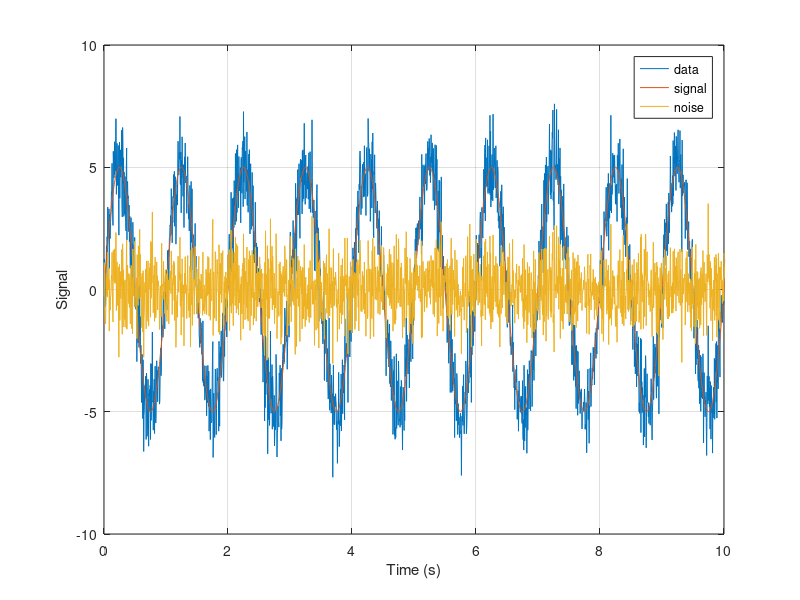
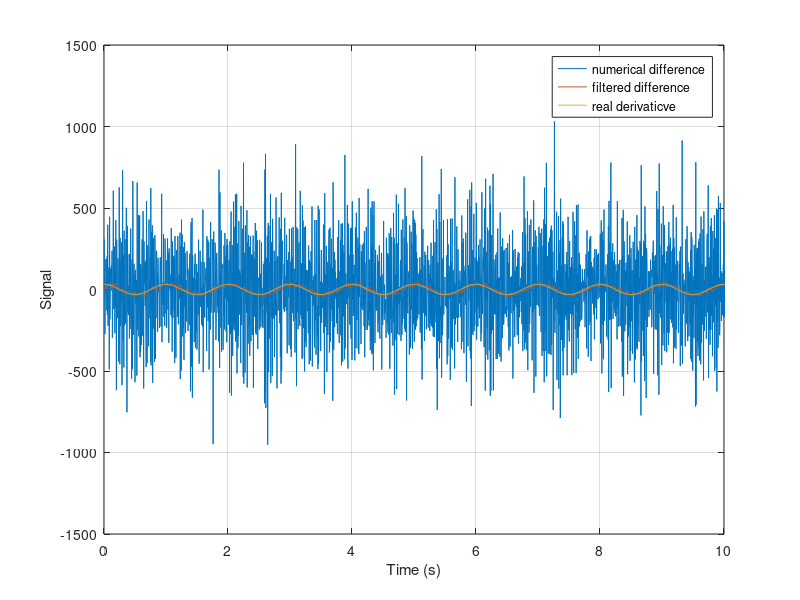

Write the MATLAB code that produced these figures, in order. (Note: this script raises an error after producing the figures.)
% Compare properties of differentiators:
%   1. numerical difference;
%   2. analog differentiators:
%      2.1 use one low-pass filter;
%      2.2 use two low-pass filters;
%   3. tracking differentiator

% XiaoCY 2021-05-18

%% signal
clear;clc


fs = 200;
T = 100;
Ts = 1/fs;

t = (0:Ts:T)';
x0 = 5*sin(2*pi*t);
y0 = 10*pi*cos(2*pi*t);
xn = randn(size(x0))*sqrt(0.01*fs/2);
x = x0+xn;

figure
plot(t,x,'DisplayName','data')
hold on
grid on
plot(t,x0,'DisplayName','signal')
plot(t,xn,'DisplayName','noise')
legend
xlabel('Time (s)')
ylabel('Signal')
xlim([0 10])

%% numerical difference
y1 = diff(x)/Ts;
t1 = t(2:end);

[b,a] = butter(2,5/(fs/2));
y1f = filter(b,a,y1);

figure
plot(t1,y1,'DisplayName','numerical difference')
hold on
grid on
plot(t1,y1f,'DisplayName','filtered difference')
plot(t,y0,'DisplayName','real derivaticve')
legend
xlabel('Time (s)')
ylabel('Signal')
xlim([0 10])

figure
iLPSD(x,fs)
hold on
iLPSD([y1 y1f],fs)
legend('original data','numerical difference','filtered difference',...
    'location','northwest')
ylabel('PSD')
ylim([1e-3 1e2])

%% analog differentiator (given by numerical simulation)
T1 = 5*Ts;
sys1 = tf([1 0],[T1 1]);
y21 = lsim(sys1,x,t);

T2 = 10*Ts;
sys2 = tf([1 0],[T1*T2, T1+T2, 1]);
y22 = lsim(sys2,x,t);


figure
plot(t,y21,'DisplayName','use one LPF')
hold on
grid on
plot(t,y22,'DisplayName','use two LPFs')
plot(t,y0,'DisplayName','real derivaticve')
legend
xlabel('Time (s)')
ylabel('Signal')
xlim([0 10])

figure
iLPSD([x y21 y22],fs)
legend('original data','use one LPF','use two LPFs',...
    'location','northwest')
ylabel('PSD')
ylim([1e-3 1e2])

%% tracking differentiator
h = 10*Ts;
r = (2*pi*10/1.44)^2;               % approximation: wc = 1.14*sqrt(r)
d = r*h^2;

K = length(x);
[x1,x2] = deal(0);
y3 = zeros(size(x));
for k = 1:K
    % fhan: p107, E.q.(2.7.24)
    a0 = h*x2;
    y = x1-x(k)+a0;
    a1 = sqrt(d.*(d+8*abs(y)));
    a2 = a0+sign(y).*(a1-d)/2;
    sy = (sign(y+d)-sign(y-d))/2;
    a = (a0+y-a2).*sy+a2;
    sa = (sign(a+d)-sign(a-d))/2;
    fhan = -r*(a/d-sign(a)).*sa-r*sign(a);
    
    x2 = x2+fhan*Ts;
    x1 = x1+x2*Ts;
    
    y3(k) = x2;
end

figure
plot(t,y3,'DisplayName','tracking differentiator')
hold on
grid on
plot(t,y0,'DisplayName','real derivaticve')
legend
xlabel('Time (s)')
ylabel('Signal')
xlim([0 10])

figure
iLPSD(x,fs)
hold on
iLPSD(y3,fs)
legend('original data','tracking differentiator',...
    'location','northwest')
ylabel('PSD')
ylim([1e-3 1e2])

%% results
figure
plot(t1,y1f,'DisplayName','filtered difference')
hold on
grid on
plot(t,y21,'DisplayName','use one LPF')
plot(t,y22,'DisplayName','use two LPFs')
plot(t,y3,'DisplayName','tracking differentiator')
plot(t,y0,'DisplayName','real derivaticve')
legend
xlabel('Time (s)')
ylabel('Signal')
xlim([0 10])

figure
iLPSD(y1f,fs)
hold on
iLPSD([y21 y22 y3],fs)
legend('filtered difference',...
    'use one LPF',...
    'use two LPFs',...
    'tracking differentiator')
ylabel('PSD')
ylim([1e-3 1e2])